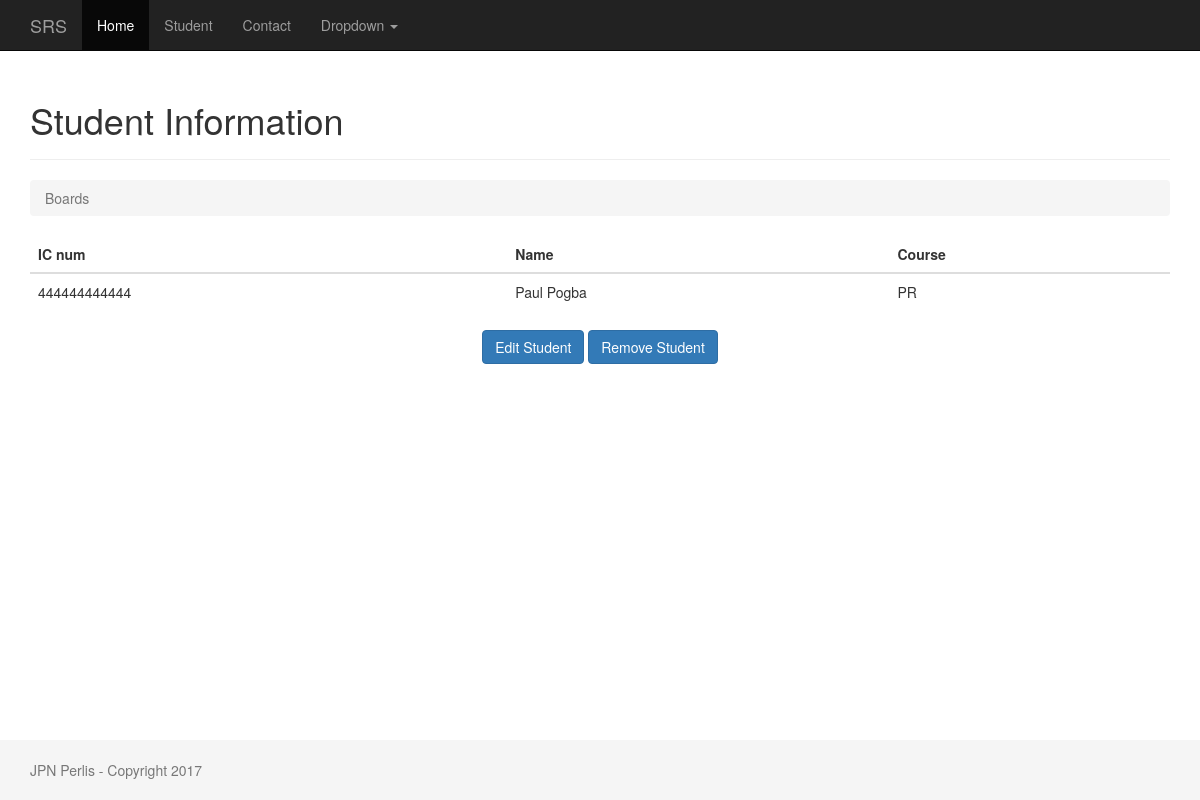
/student/4/, run on an earlier commit of the app's database.
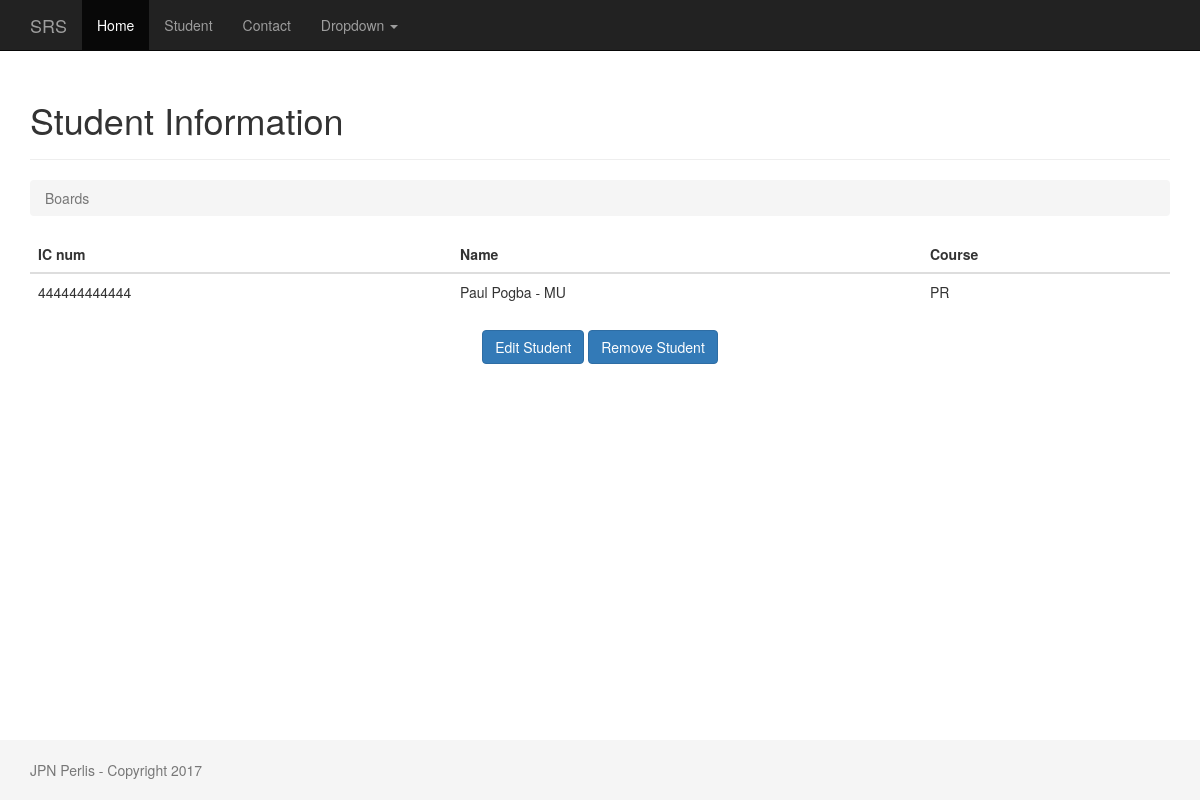
And on a later commit of the database.
### student/models.py (models this page shows, shortened)
class Student(models.Model):
    PROGAMMING = 'PR'
    NETWORKING = 'NT'
    PCTECH = 'PC'
    COURSE_CHOICES = (
        (PROGAMMING, 'Programming'),
        (NETWORKING, 'Networking'),
        (PCTECH, 'PC Technichian'),
    )
    createdby = models.ForeignKey('auth.User',on_delete=models.CASCADE)
    icnum = models.CharField('ID Number',max_length=12,unique=True,blank=False,null=False)
    name = models.CharField('Name',max_length=300)
    course = models.CharField('Courserwork',max_length=2,choices=COURSE_CHOICES,default=PCTECH,)
    created_date = models.DateTimeField('Created Date',default=timezone.now)

### student/views.py (the view)
# urls.py: url(r'^(?P<pk>\d+)/$', views.student_detail, name='student_detail'),
def student_detail(request,pk):
    student = get_object_or_404(Student, pk=pk)
    return render(request, 'student/student_detail.html', {'student': student})

### templates/student/student_detail.html
{% extends 'baseproj.html' %}
{% block content %}
      <div class="page-header">
        <h1>Student Information</h1>
      </div>
      <ol class="breadcrumb my-4">
        <li class="breadcrumb-item active">Boards</li>
      </ol>
      <table class="table">
        <thead class="thead-inverse">
          <tr>
            <th>IC num</th>
            <th>Name</th>
            <th>Course</th>
          </tr>
        </thead>
        <tbody>
            <tr>
              <td>
                {{ student.icnum }}
              </td>
              <td class="align-middle">{{ student.name }}</td>
              <td class="align-middle">{{ student.course }}</td>
            </tr>
        </tbody>
	  </table>
    <p class="text-center">
      <a href="{% url 'student_edit' student.pk %}" class="btn btn-primary" >Edit Student</a>
      <a href="{% url 'student_remove' student.pk %}" class="btn btn-primary" >Remove Student</a>
    </p>
{% endblock %}

What changed in the data, as far as the page shows it:
changed Student "PR": name "Paul Pogba" → "Paul Pogba - MU"
